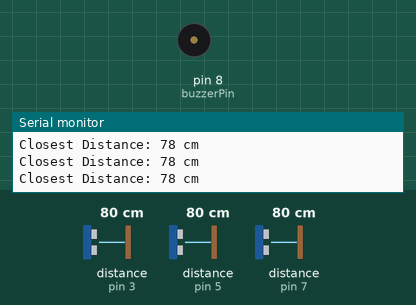
Simulated run of this sketch. Board: Arduino Uno, built with avr-gcc and run on an emulated ATmega328P. On the bench: buzzer (waves = sounding, pin HIGH), the last lines printed to the serial monitor. Wiring (inferred from the names in the program): 3 × ultrasonic range finder: trigger pin 2, echo pin 3 / trigger pin 4, echo pin 5 / trigger pin 6, echo pin 7. The test bench sets the inputs (shaded band); at power-on: distance to the obstacle (sensors on pin 3, pin 5, pin 7) 80 cm. The echo pulse lasts 58.3 µs per cm; pins used as bus, display or sensor lines are not drawn.

Above: at 1.3 s.
1.4 s: distance to the obstacle (sensor on pin 3) set to 33 cm
2.9 s: distance to the obstacle (sensor on pin 3) set to 27 cm
At 3.5 s:
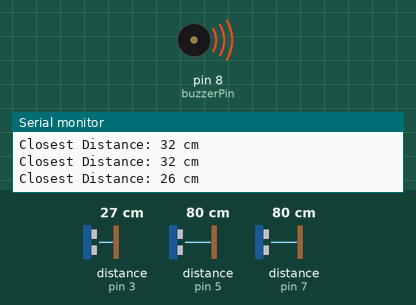
4.5 s: distance to the obstacle (sensor on pin 5) set to 8 cm
6.0 s: distance to the obstacle (sensor on pin 5) set to 5 cm
At 6.5 s:
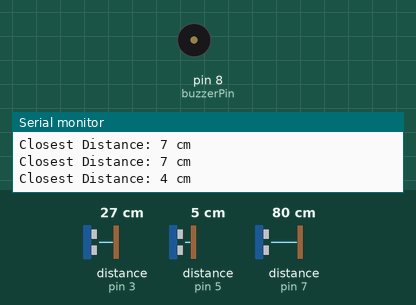
9.1 s: distance to the obstacle (sensor on pin 5) set to 9 cm
At 10.7 s:
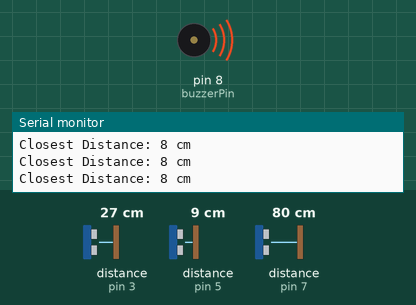
11.0 s: distance to the obstacle (sensor on pin 5) set to 2 cm
At 11.4 s:
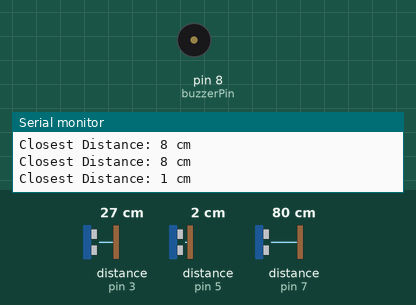
Timing chart, 0 to 15.1 s (numbered marks = the images above; inputs shaded):
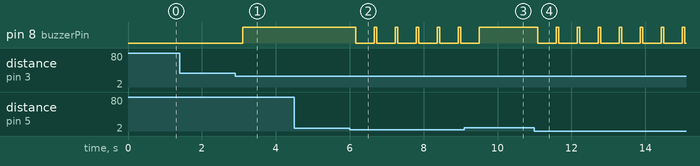

The sketch:

Smart_Cane_with_a_Beeper_and_Actuator.ino
```cpp
// Ultrasonic sensor pins
const int trigPin1 = 2;
const int echoPin1 = 3;
const int trigPin2 = 4;
const int echoPin2 = 5;
const int trigPin3 = 6;
const int echoPin3 = 7;

// Buzzer pin
const int buzzerPin = 8;

// Variables
long duration1, duration2, duration3;
long distance1, distance2, distance3;
long closestDistance;

void setup() {
  // Initialize serial communication
  Serial.begin(9600);

  // Ultrasonic sensor pins as inputs and buzzer pin as output
  pinMode(trigPin1, OUTPUT);
  pinMode(echoPin1, INPUT);
  pinMode(trigPin2, OUTPUT);
  pinMode(echoPin2, INPUT);
  pinMode(trigPin3, OUTPUT);
  pinMode(echoPin3, INPUT);
  pinMode(buzzerPin, OUTPUT);
}

void loop() {
  // Measure distance from the first ultrasonic sensor
  distance1 = measureDistance(trigPin1, echoPin1);

  // Measure distance from the second ultrasonic sensor
  distance2 = measureDistance(trigPin2, echoPin2);

  // Measure distance from the third ultrasonic sensor
  distance3 = measureDistance(trigPin3, echoPin3);

  // Determine the closest distance among the three sensors
  closestDistance = min(distance1, min(distance2, distance3));

  // Print the closest distance to the serial monitor
  Serial.print("Closest Distance: ");
  Serial.print(closestDistance);
  Serial.println(" cm");

  // Check if the closest distance is less than a threshold - Normal functionality
  if (closestDistance > 5 && closestDistance <= 30) {
    // Turn on the buzzer
    digitalWrite(buzzerPin, HIGH);
  } else {
    // Turn off the buzzer
    digitalWrite(buzzerPin, LOW);
  }

  // Delay before the next measurement
  delay(500);

  // Check if the closest distance is less than a threshold - Interference (nahagbong ang cane)
   if (closestDistance <= 5){
    for(int i=0; i<=5; i++){
      digitalWrite(buzzerPin, HIGH);
      delay(10);
    }
  }

}

int measureDistance(int trigPin, int echoPin) {
  // Send a pulse to the ultrasonic sensor
  digitalWrite(trigPin, LOW);
  delayMicroseconds(2);
  digitalWrite(trigPin, HIGH);
  delayMicroseconds(10);
  digitalWrite(trigPin, LOW);

  // Measure the time it takes for the pulse to bounce back
  long duration = pulseIn(echoPin, HIGH);

  // Calculate the distance in centimeters
  long distance = duration * 0.034 / 2;

  return distance;
}
```

Measured:
- the behaviour switches between 32 and 31 cm on distance to the obstacle (sensor on pin 3) (found by bisection; images 0 and 1)
- the behaviour switches between 7 and 6 cm on distance to the obstacle (sensor on pin 5) (found by bisection; images 1 and 2)
- after the input at 2.9 s, pin 8 (buzzerPin): LOW → HIGH after 0.20 s
- after the input at 6.0 s, pin 8 (buzzerPin): alternates HIGH for 0.07 s and LOW for 0.50 s, starting after 0.16 s
- after the input at 9.1 s, pin 8 (buzzerPin): goes on until 9.5 s, then stays HIGH
- after the input at 11.0 s, pin 8 (buzzerPin): alternates HIGH for 0.07 s and LOW for 0.50 s, starting after 0.09 s
